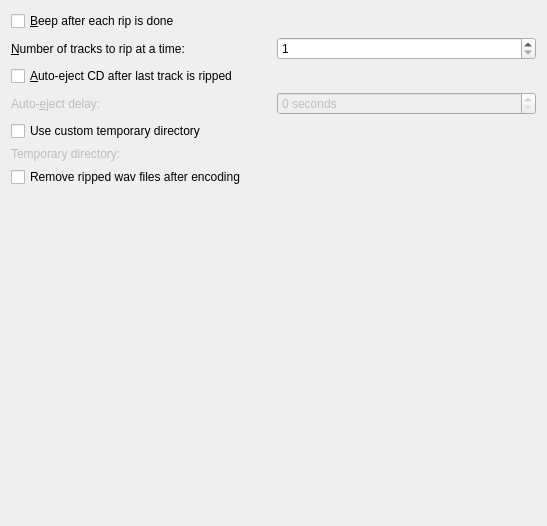
<?xml version="1.0" encoding="UTF-8"?>
<ui version="4.0">
 <class>RipConfig</class>
 <widget class="QWidget" name="RipConfig">
  <property name="geometry">
   <rect>
    <x>0</x>
    <y>0</y>
    <width>537</width>
    <height>526</height>
   </rect>
  </property>
  <layout class="QVBoxLayout">
   <item>
    <widget class="QCheckBox" name="kcfg_beepAfterRip">
     <property name="text">
      <string>&amp;Beep after each rip is done</string>
     </property>
    </widget>
   </item>
   <item>
    <layout class="QHBoxLayout">
     <property name="spacing">
      <number>6</number>
     </property>
     <property name="margin">
      <number>0</number>
     </property>
     <item>
      <widget class="QLabel" name="TextLabel14">
       <property name="text">
        <string>&amp;Number of tracks to rip at a time:</string>
       </property>
       <property name="wordWrap">
        <bool>false</bool>
       </property>
       <property name="buddy">
        <cstring>kcfg_maxWavFiles</cstring>
       </property>
      </widget>
     </item>
     <item>
      <widget class="QSpinBox" name="kcfg_maxWavFiles">
       <property name="minimum">
        <number>1</number>
       </property>
       <property name="maximum">
        <number>99999</number>
       </property>
      </widget>
     </item>
    </layout>
   </item>
   <item>
    <widget class="QCheckBox" name="kcfg_autoEjectAfterRip">
     <property name="text">
      <string>&amp;Auto-eject CD after last track is ripped</string>
     </property>
    </widget>
   </item>
   <item>
    <layout class="QHBoxLayout">
     <property name="spacing">
      <number>6</number>
     </property>
     <property name="margin">
      <number>0</number>
     </property>
     <item>
      <widget class="QLabel" name="autoEjectLabel">
       <property name="enabled">
        <bool>false</bool>
       </property>
       <property name="text">
        <string>Auto-&amp;eject delay:</string>
       </property>
       <property name="wordWrap">
        <bool>false</bool>
       </property>
       <property name="buddy">
        <cstring>kcfg_autoEjectDelay</cstring>
       </property>
      </widget>
     </item>
     <item>
      <widget class="QSpinBox" name="kcfg_autoEjectDelay">
       <property name="enabled">
        <bool>false</bool>
       </property>
       <property name="suffix">
        <string> seconds</string>
       </property>
       <property name="maximum">
        <number>300</number>
       </property>
      </widget>
     </item>
    </layout>
   </item>
   <item>
    <widget class="QCheckBox" name="kcfg_enableTempDir">
     <property name="text">
      <string>Use custom temporary directory</string>
     </property>
    </widget>
   </item>
   <item>
    <layout class="QHBoxLayout">
     <item>
      <widget class="QLabel" name="temporaryDirectoryLabel">
       <property name="enabled">
        <bool>false</bool>
       </property>
       <property name="text">
        <string>Temporary directory:</string>
       </property>
      </widget>
     </item>
     <item>
      <widget class="KUrlRequester" name="kcfg_tempDir">
       <property name="enabled">
        <bool>false</bool>
       </property>
      </widget>
     </item>
    </layout>
   </item>
   <item>
    <widget class="QCheckBox" name="kcfg_removeRippedWavs">
     <property name="toolTip">
      <string>After encoding, remove wav files that were ripped from CD (files encoded from disk are always kept).</string>
     </property>
     <property name="text">
      <string>Remove ripped wav files after encoding</string>
     </property>
    </widget>
   </item>
   <item>
    <spacer>
     <property name="orientation">
      <enum>Qt::Vertical</enum>
     </property>
     <property name="sizeType">
      <enum>QSizePolicy::Expanding</enum>
     </property>
     <property name="sizeHint" stdset="0">
      <size>
       <width>525</width>
       <height>191</height>
      </size>
     </property>
    </spacer>
   </item>
  </layout>
 </widget>
 <layoutdefault spacing="6" margin="11"/>
 <pixmapfunction>qPixmapFromMimeSource</pixmapfunction>
 <customwidgets>
  <customwidget>
   <class>KUrlRequester</class>
   <extends>QFrame</extends>
   <header>kurlrequester.h</header>
  </customwidget>
 </customwidgets>
 <tabstops>
  <tabstop>kcfg_beepAfterRip</tabstop>
  <tabstop>kcfg_maxWavFiles</tabstop>
  <tabstop>kcfg_autoEjectAfterRip</tabstop>
  <tabstop>kcfg_autoEjectDelay</tabstop>
 </tabstops>
 <includes>
  <include location="local">kurlrequester.h</include>
  <include location="local">klineedit.h</include>
  <include location="local">kpushbutton.h</include>
 </includes>
 <resources/>
 <connections>
  <connection>
   <sender>kcfg_autoEjectAfterRip</sender>
   <signal>toggled(bool)</signal>
   <receiver>kcfg_autoEjectDelay</receiver>
   <slot>setEnabled(bool)</slot>
   <hints>
    <hint type="sourcelabel">
     <x>20</x>
     <y>20</y>
    </hint>
    <hint type="destinationlabel">
     <x>20</x>
     <y>20</y>
    </hint>
   </hints>
  </connection>
  <connection>
   <sender>kcfg_autoEjectAfterRip</sender>
   <signal>toggled(bool)</signal>
   <receiver>autoEjectLabel</receiver>
   <slot>setEnabled(bool)</slot>
   <hints>
    <hint type="sourcelabel">
     <x>20</x>
     <y>20</y>
    </hint>
    <hint type="destinationlabel">
     <x>20</x>
     <y>20</y>
    </hint>
   </hints>
  </connection>
  <connection>
   <sender>kcfg_enableTempDir</sender>
   <signal>toggled(bool)</signal>
   <receiver>temporaryDirectoryLabel</receiver>
   <slot>setEnabled(bool)</slot>
   <hints>
    <hint type="sourcelabel">
     <x>262</x>
     <y>139</y>
    </hint>
    <hint type="destinationlabel">
     <x>134</x>
     <y>164</y>
    </hint>
   </hints>
  </connection>
  <connection>
   <sender>kcfg_enableTempDir</sender>
   <signal>toggled(bool)</signal>
   <receiver>kcfg_tempDir</receiver>
   <slot>setEnabled(bool)</slot>
   <hints>
    <hint type="sourcelabel">
     <x>262</x>
     <y>139</y>
    </hint>
    <hint type="destinationlabel">
     <x>389</x>
     <y>164</y>
    </hint>
   </hints>
  </connection>
 </connections>
</ui>
